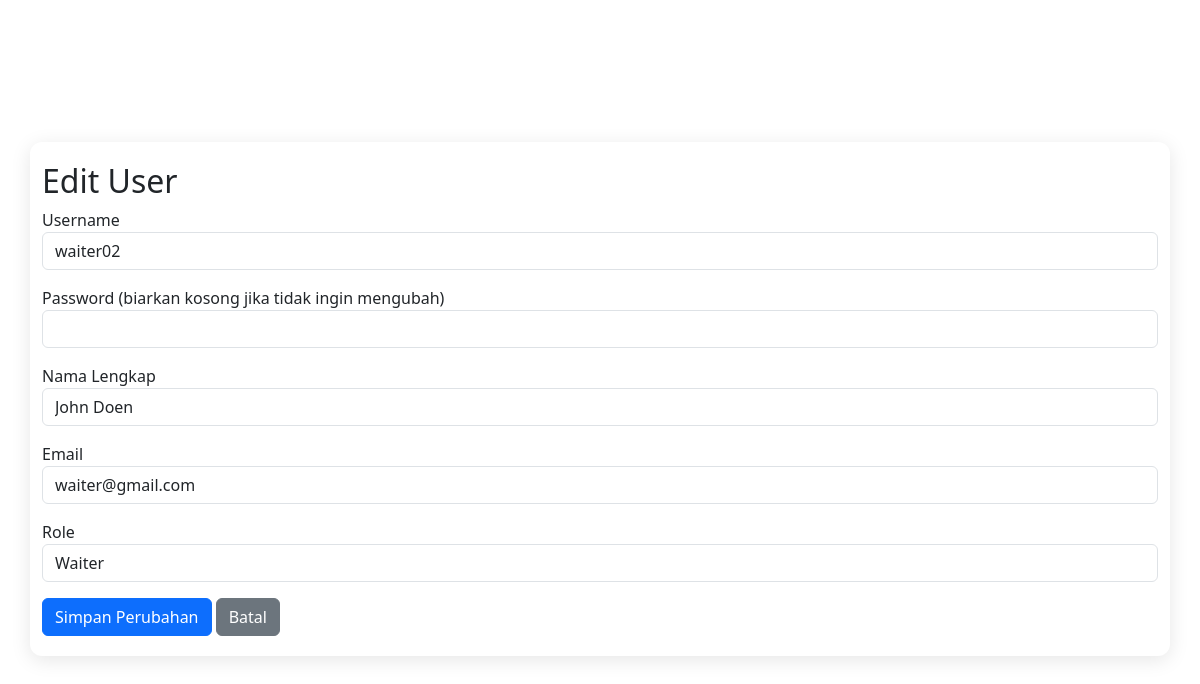
Page /admin_edit_user.php?id_user=2 on the committed database.
### tables this page shows
CREATE TABLE `users` (
  `id_user` int(11) NOT NULL,
  `username` varchar(50) NOT NULL,
  `password` varchar(255) NOT NULL,
  `role` enum('administrator','waiter','kasir','owner') NOT NULL,
  `nama_lengkap` varchar(100) NOT NULL,
  `email` varchar(100) DEFAULT NULL,
  `created_at` timestamp NOT NULL DEFAULT current_timestamp()
);

### admin_edit_user.php (the view, shortened to what this page needs)
<?php
$conn = new mysqli("localhost", "root", "", "webkasir");
if (isset($_GET['id_user'])) {
    $id_user = $_GET['id_user'];
    $sql = "SELECT * FROM users WHERE id_user = '$id_user'";
    $result = $conn->query($sql);
    if ($result->num_rows > 0) {
        $user = $result->fetch_assoc();
    } else {
        echo "<script>alert('User tidak ditemukan!'); window.location='admin_user.php';</script>";
        exit();
    }
}
?>
<!DOCTYPE html>
<html lang="en">
<head>
    <link href="https://cdn.jsdelivr.net/npm/bootstrap@5.3.2/dist/css/bootstrap.min.css" rel="stylesheet">
</head>
<body>
    <div class="container mt-5">
        <h2>Edit User</h2>
        <form method="POST">
            <div class="mb-3">
                <label>Username</label>
                <input type="text" name="username" class="form-control" value="<?php echo $user['username']; ?>" required>
            </div>
            <div class="mb-3">
                <label>Password (biarkan kosong jika tidak ingin mengubah)</label>
                <input type="password" name="password" class="form-control">
            </div>
            <div class="mb-3">
                <label>Nama Lengkap</label>
                <input type="text" name="nama_lengkap" class="form-control" value="<?php echo $user['nama_lengkap']; ?>" required>
            </div>
            <div class="mb-3">
                <label>Email</label>
                <input type="email" name="email" class="form-control" value="<?php echo $user['email']; ?>" required>
            </div>
            <div class="mb-3">
                <label>Role</label>
                <select name="role" class="form-control">
                    <option value="waiter" <?php echo ($user['role'] == 'waiter') ? 'selected' : ''; ?>>Waiter</option>
                </select>
            </div>
            <button type="submit" class="btn btn-primary">Simpan Perubahan</button>
            <a href="admin_user.php" class="btn btn-secondary">Batal</a>
        </form>
    </div>
</body>
</html>

### admin_edit_user.php (style rules this page uses)
body { font-family: 'Poppins', sans-serif; background: url('css/bg.jpg') no-repeat center center fixed; background-size: cover; display: flex; justify-content: center; align-items: center; height: 100vh; margin: 0; font-family: 'Arial', sans-serif; }
.container { max-width: 800px; margin: 50px auto; padding: 20px; background: #fff; border-radius: 12px; box-shadow: 0 4px 20px rgba(0, 0, 0, 0.1); }
h2 { font-size: 24px; font-weight: 600; margin-bottom: 20px; color: #2c3e50; }
.form-control { border: 1px solid #ddd; border-radius: 8px; padding: 10px; font-size: 14px; transition: border-color 0.3s ease, box-shadow 0.3s ease; }
.btn { padding: 10px 20px; font-size: 14px; font-weight: 500; border-radius: 8px; transition: background-color 0.3s ease, transform 0.2s ease; }
.btn-primary { background-color: #3498db; border: none; }
.btn-secondary { background-color: #95a5a6; border: none; }

### rows in the picture
users: username "waiter02", nama_lengkap "John Doen", email "waiter@gmail.com", role "Waiter"
